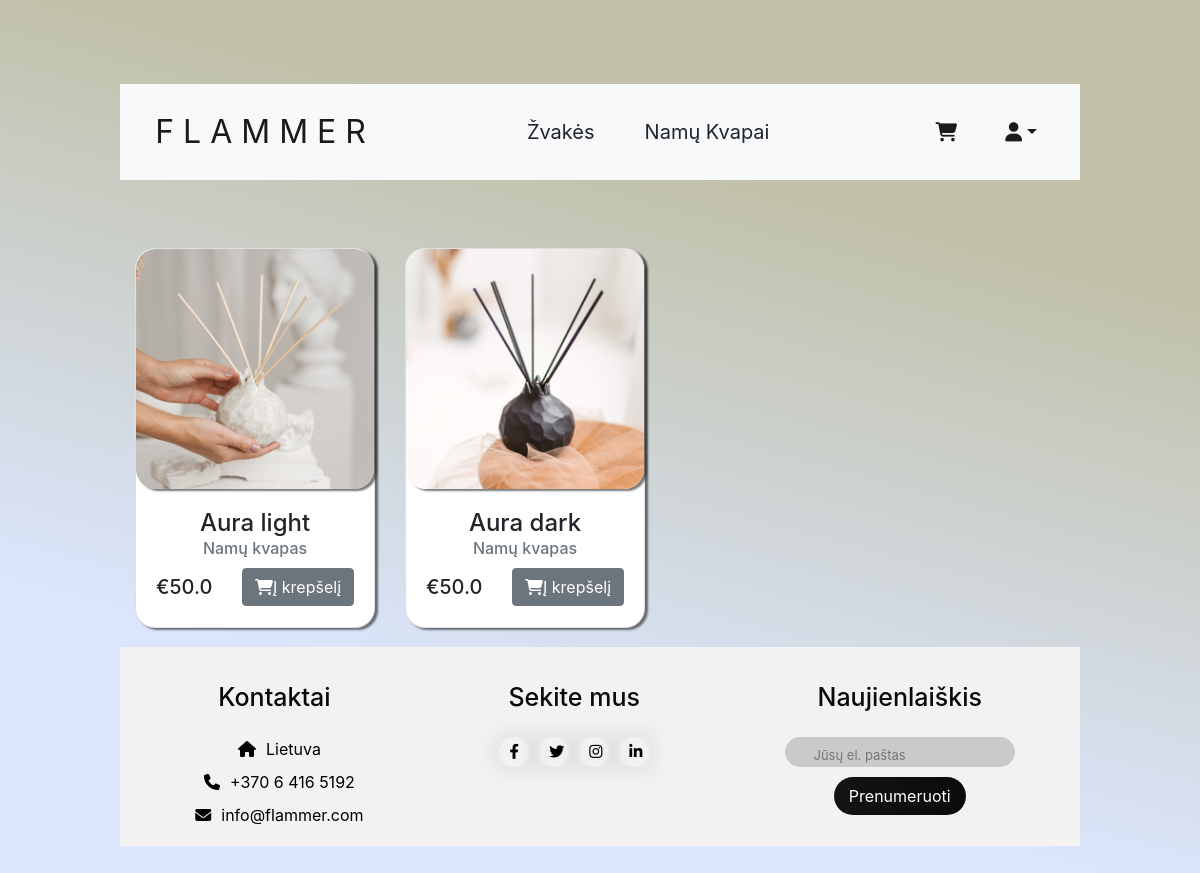
The app's page /items/smell (signed in) with its own data.
### main.py (models this page shows)
class Item(db.Model):
    __tablename__ = "items"
    id = db.Column(db.Integer, primary_key=True)
    name = db.Column(db.Integer, nullable=False)
    sex = db.Column(db.String(100), nullable=False)
    type = db.Column(db.String(100), nullable=False)
    price = db.Column(db.Float, nullable=False)
    supply = db.Column(db.Integer, nullable=False)
    size = db.Column(db.Integer, nullable=False)
    description = db.Column(db.String(2000), nullable=False)
    photo_url = db.Column(db.Integer, nullable=False)
    purchase = relationship("Purchase", back_populates="item")

### main.py (the view)
@app.route("/items/<string:q>")
def selected_query(q):
    all_items = Item.query.filter_by(sex=q)
    return render_template("selected-query.html", all_items=all_items)

### main.py (called while the page is built)
@login_manager.user_loader
def load_user(id):
    return User.query.get(int(id))

### templates/selected-query.html (shortened to what this page needs)
{% include 'header.html' %}
{% extends 'base.html' %}
{% block content %}
    <div class="container">
        <div class="row">
            {% for item in all_items %}
                <div class="card-deck main-page-item">
                    <div class="col sm-12 md-4 lg-3">
                        <div class="card">
                            <div class="image-text-holder">
                                <a href="{{ url_for('selected_item', item_id=item.id) }}"><img src="{{ '../' + item.photo_url }}" class="card-img-top card-id img-fluid">
                                </a>
                            </div>
                            <div class="card-body">
                                <h4>{{ item.name }}</h4>
                                <h6 class="card-subtitle mb-2 text-muted">{{ item.type }}</h6>
                                    {% if item.supply >= 1%}
                                         <div class="buy d-flex justify-content-between align-items-center">
                                            <div class="text-black font-weight-bold"><h5 class="mt-2">€{{ item.price }}</h5></div>
                                             <a href="{{ url_for('add_item_to_bag', item_id=item.id) }}" class="btn btn-secondary"><i class="fas fa-shopping-cart"></i>Į krepšelį</a>
                                          </div>
                                    {% else %}
                                        <button class="btn btn-primary" disabled>Šiuo metu neturime</button>
                                    {% endif %}
                            </div>
                        </div>
                    </div>
                </div>
            {% endfor %}
        </div>
    </div>
{% endblock %}

### static/styles.css (style rules this page uses)
body { margin: 7% 10% 3% 10%; text-align: center; background-image: -webkit-linear-gradient(75deg, #dbe6fd 25%, #c1c1a9 75%) }
.card, .img-fluid { min-height: 15rem; background-color: #FFFFFF; padding: 0; -webkit-border-radius: 4px; -moz-border-radius: 4px; border-radius: 20px; box-shadow: 3px 2px 2px rgba(34,34,34,0.6); width: 15rem; }
.card-img-top { width: 100%; height: 18vw; object-fit: cover; }
.image-text-holder { position: relative; text-align: center; color: white; }
.card-deck { margin-bottom: 2%; }

### records on screen
Item: photo_url (picture), name "Aura light", type "Namų kvapas", price "50.0"
Item: photo_url (picture), name "Aura dark", type "Namų kvapas", price "50.0"
